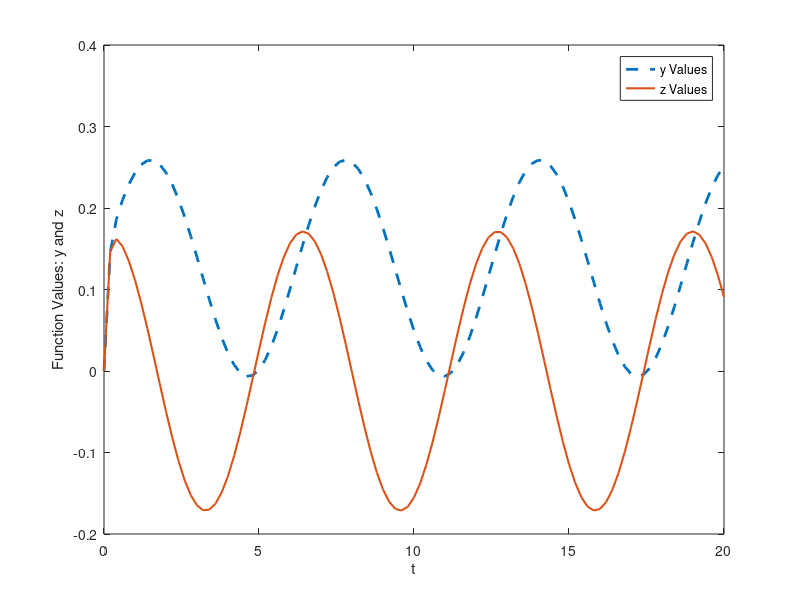

Source code (MATLAB):

% Fourth-Order Runge-Kutta
function RK4()
  
  interval = [0 20];
  n = 100;
  step = (interval(2) - interval(1)) / n;
  
  t = (0 : step : interval(2))';
  y = zeros(n, 1);
  z = zeros(n, 1);
  
  y(1) = 0;
  z(1) = 0;
  
  dz = @(t, z) cos(t) + sin(z);
  dy = @(t, y, z) sin(t) + cos(y) + sin(z);
  
  for i = 1 : n
    % z
    kz1 = dz(t(i), z(i));
    kz2 = dz(t(i) + (0.5 * step), z(i) + (step * 0.5 * kz1));
    kz3 = dz(t(i) + (0.5 * step), z(i) + (step * 0.5 * kz2));
    kz4 = dz(t(i) + step, z(i) + (step * kz3));
    
    Tz4 = (step / 6) * (kz1 + kz2 + kz3 + kz4);
    z(i + 1) = z(1) + Tz4;
    
    % y
    ky1 = dy(t(i), y(i), z(i));
    ky2 = dy(t(i) + (0.5 * step), y(i) + (step * 0.5 * ky1), z(i));
    ky3 = dy(t(i) + (0.5 * step), y(i) + (step * 0.5 * ky2), z(i));
    ky4 = dy(t(i) + step, y(i) + (step * ky3), z(i));
    
    Ty4 = (step / 6) * (ky1 + ky2 + ky3 + ky4);
    y(i + 1) = y(1) + Ty4;
    
  end
  
  plot(t, y, "--" ,"LineWidth", 2);
  hold on;
  plot(t, z, "LineWidth", 1.5);
  xlabel("t");
  ylabel("Function Values: y and z");
  legend("y Values", "z Values");
  hold off;
  
end